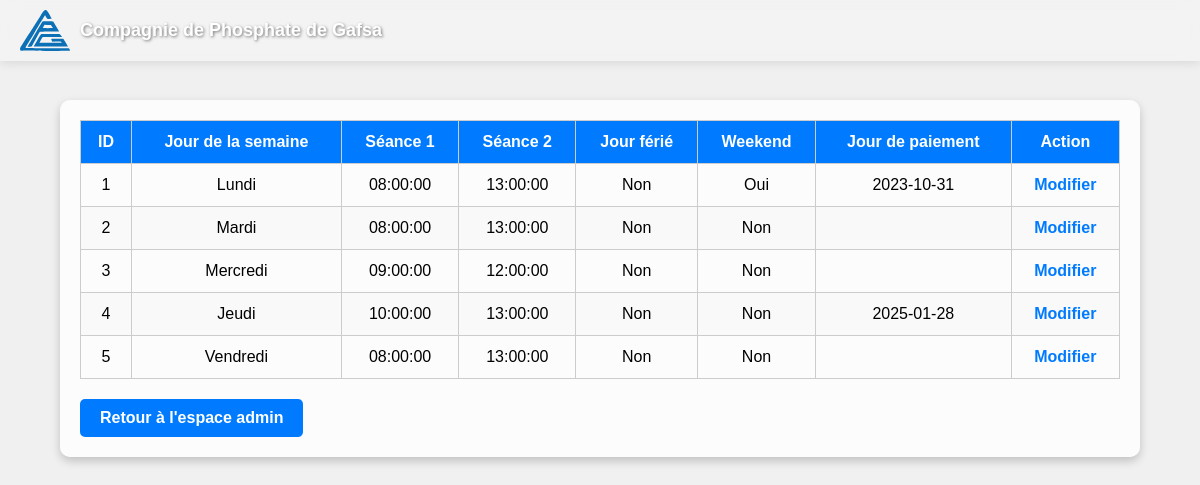
The page /Employee/modifier_emploi_travail.php (signed in) on the database its author committed.
### tables this page shows
CREATE TABLE `emploi_du_temps` (
  `id` int(11) NOT NULL,
  `jour_semaine` enum('Lundi','Mardi','Mercredi','Jeudi','Vendredi') NOT NULL,
  `seance_1` time NOT NULL,
  `seance_2` time NOT NULL,
  `est_jour_ferie` tinyint(1) DEFAULT 0,
  `est_weekend` tinyint(1) DEFAULT 0,
  `jour_paiement` date DEFAULT NULL,
  `place_de_travail` varchar(100) DEFAULT NULL
);

### Employee/modifier_emploi_travail.php (the view, shortened to what this page needs)
<?php
$host = 'localhost';
$dbname = 'cpg';
$username = 'root';
$password = '';
$conn = new mysqli($host, $username, $password, $dbname);
$sql = "SELECT * FROM emploi_du_temps";
$result = $conn->query($sql);
?>
<!DOCTYPE html>
<html lang="fr">
<head>
</head>
<body>
    <header class="navbar">
        <div class="navbar-logo">
            <img src="CPG.svg" alt="CPG Gafsa" class="logo">
            <span class="navbar-title">Compagnie de Phosphate de Gafsa</span>
        </div>
    </header>
    <div class="table-container">
        <table>
            <thead>
                <tr>
                    <th>ID</th>
                    <th>Jour de la semaine</th>
                    <th>Séance 1</th>
                    <th>Séance 2</th>
                    <th>Jour férié</th>
                    <th>Weekend</th>
                    <th>Jour de paiement</th>
                    <th>Action</th>
                </tr>
            </thead>
            <tbody>
                <?php if ($result->num_rows > 0) : ?>
                    <?php while ($row = $result->fetch_assoc()) : ?>
                        <tr>
                            <td><?php echo $row['id']; ?></td>
                            <td><?php echo $row['jour_semaine']; ?></td>
                            <td><?php echo $row['seance_1']; ?></td>
                            <td><?php echo $row['seance_2']; ?></td>
                            <td><?php echo $row['est_jour_ferie'] ? 'Oui' : 'Non'; ?></td>
                            <td><?php echo $row['est_weekend'] ? 'Oui' : 'Non'; ?></td>
                            <td><?php echo $row['jour_paiement']; ?></td>
                            <td>
                                <a href="modifier_emploi.php?id=<?php echo $row['id']; ?>" class="action-link">Modifier</a>
                            </td>
                        </tr>
                    <?php endwhile; ?>
                <?php else : ?>
                    <tr>
                        <td colspan="8">Aucun emploi du temps trouvé.</td>
                    </tr>
                <?php endif; ?>
            </tbody>
        </table>
        <a href="index_admin.html" class="back-button">Retour à l'espace admin</a>
    </div>
</body>
</html>

### Employee/modifier_emploi_travail.php (style rules this page uses)
* { margin: 0; padding: 0; box-sizing: border-box; }
body { font-family: 'Arial', sans-serif; background-image: url('bg.jpeg'); background-color: #f0f0f0; background-size: cover; background-position: center; min-height: 100vh; display: flex; flex-direction: column; align-items: center; overflow: hidden; }
header { width: 100%; background: rgba(255, 255, 255, 0.2); backdrop-filter: blur(10px); padding: 10px 20px; position: fixed; top: 0; left: 0; z-index: 1000; display: flex; justify-content: flex-start; align-items: center; box-shadow: 0 2px 10px rgba(0, 0, 0, 0.1); }
.navbar-logo { display: flex; align-items: center; gap: 10px; }
.logo { width: 50px; height: auto; animation: bounce 2s infinite; }
.navbar-title { font-size: 18px; font-weight: bold; color: #fff; text-shadow: 1px 1px 3px rgba(0, 0, 0, 0.5); }
.table-container { background: rgba(255, 255, 255, 0.8); backdrop-filter: blur(10px); padding: 20px; border-radius: 10px; box-shadow: 0 4px 10px rgba(0, 0, 0, 0.2); margin-top: 100px; width: 90%; max-width: 1200px; overflow-x: auto; animation: fadeIn 1s ease-in-out; }
table { width: 100%; border-collapse: collapse; animation: slideInUp 1s ease-in-out; }
table th, table td { padding: 12px; border: 1px solid #ccc; text-align: center; }
table th { background-color: #007bff; color: #fff; font-weight: bold; }
table tr:nth-child(even) { background-color: #f9f9f9; }
.action-link { color: #007bff; text-decoration: none; font-weight: bold; transition: color 0.3s ease; }
.back-button { display: inline-block; margin-top: 20px; padding: 10px 20px; background-color: #007bff; color: #fff; border: none; border-radius: 5px; text-decoration: none; font-weight: bold; transition: background-color 0.3s ease; }

### rows shown on the page
emploi_du_temps: id "1", jour_semaine "Lundi", seance_1 "08:00:00", seance_2 "13:00:00", est_jour_ferie "Non", est_weekend "Oui", jour_paiement "2023-10-31"
emploi_du_temps: id "2", jour_semaine "Mardi", seance_1 "08:00:00", seance_2 "13:00:00", est_jour_ferie "Non", est_weekend "Non"
emploi_du_temps: id "3", jour_semaine "Mercredi", seance_1 "09:00:00", seance_2 "12:00:00", est_jour_ferie "Non", est_weekend "Non"
emploi_du_temps: id "4", jour_semaine "Jeudi", seance_1 "10:00:00", seance_2 "13:00:00", est_jour_ferie "Non", est_weekend "Non", jour_paiement "2025-01-28"
emploi_du_temps: id "5", jour_semaine "Vendredi", seance_1 "08:00:00", seance_2 "13:00:00", est_jour_ferie "Non", est_weekend "Non"
